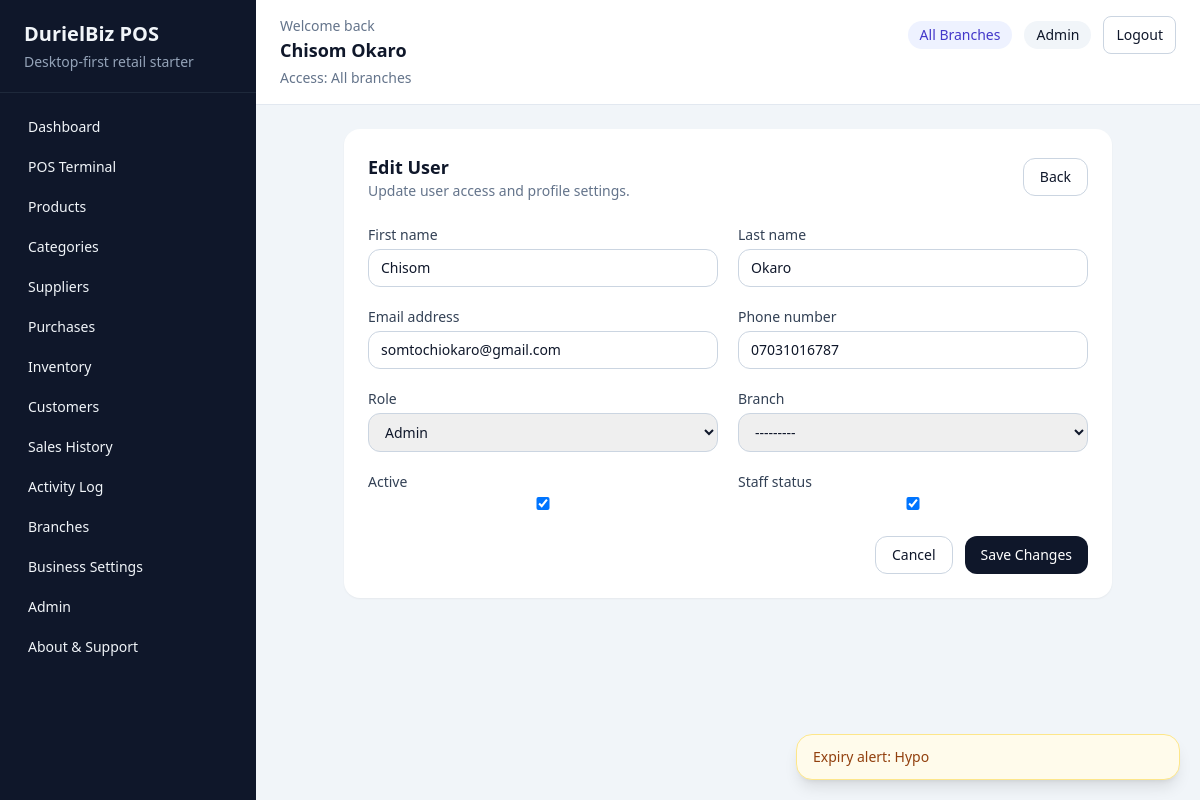
Page /accounts/users/1/edit/ (signed in) on the committed database.
### accounts/models.py (models this page shows, shortened)
class User(AbstractUser):
    class Role(models.TextChoices):
        ADMIN = "admin", "Admin"
        MANAGER = "manager", "Manager"
        CASHIER = "cashier", "Cashier"
        INVENTORY = "inventory", "Inventory Officer"
    role = models.CharField(max_length=20, choices=Role.choices, default=Role.CASHIER)
    phone_number = models.CharField(max_length=20, blank=True)
    branch = models.ForeignKey(
        "reports.Branch",
        on_delete=models.SET_NULL,
        related_name="users",
        null=True,
        blank=True,
    )

### accounts/views.py (the view, shortened to what this page needs)
# urls.py: path("users/<int:pk>/edit/", user_update, name="user-update"),
@login_required
@role_required(User.Role.ADMIN)
def user_update(request, pk):
    user_obj = get_object_or_404(User, pk=pk)
    form = StaffUserUpdateForm(request.POST or None, instance=user_obj)
    return render(request, "accounts/user_form.html", {"form": form, "user_obj": user_obj})

### accounts/forms.py (shortened to what this page needs)
class StaffUserUpdateForm(forms.ModelForm):
    class Meta:
        model = User
        fields = ("first_name", "last_name", "email", "phone_number", "role", "branch", "is_active", "is_staff")
    def __init__(self, *args, **kwargs):
        super().__init__(*args, **kwargs)
        self.fields["branch"].queryset = Branch.objects.filter(is_active=True).order_by("name")
        for field in self.fields.values():
            field.widget.attrs["class"] = "mt-1 w-full rounded-xl border border-slate-300 px-3 py-2 text-sm"

### accounts/permissions.py (called while the page is built)
def role_required(*allowed_roles):
    def decorator(view_func):
        @wraps(view_func)
        def _wrapped_view(request, *args, **kwargs):
            if not request.user.is_authenticated:
                return redirect("accounts:login")
            if request.user.role not in allowed_roles:
                messages.error(request, "You do not have permission to access that page.")
                return redirect(get_role_home_url(request.user))
            if request.user.role != User.Role.ADMIN and not getattr(request.user, "branch_id", None):
                messages.error(request, "Your account is not assigned to a branch.")
                return redirect("accounts:logout")
            return view_func(request, *args, **kwargs)
        return _wrapped_view
    return decorator

### reports/context_processors.py (called while the page is built)
def business_settings(request):
    return {"business_settings": BusinessSettings.get_solo()}

### reports/models.py (called while the page is built)
    @classmethod
    def get_solo(cls):
        settings, _ = cls.objects.get_or_create(pk=1)
        return settings

### templates/accounts/user_form.html (shortened to what this page needs)
{% extends "base.html" %}
{% block content %}
    <section class="mx-auto max-w-3xl rounded-2xl bg-white p-6 shadow-sm">
        <div class="mb-6 flex items-center justify-between">
            <div>
                <h3 class="text-lg font-semibold">Edit User</h3>
                <p class="text-sm text-slate-500">Update user access and profile settings.</p>
            </div>
            <a href="{% url 'accounts:user-detail' user_obj.pk %}" class="rounded-xl border border-slate-300 px-4 py-2 text-sm">Back</a>
        </div>
        <form method="post" class="grid gap-5 md:grid-cols-2">
            {% for field in form %}
                <div>
                    <label class="block text-sm font-medium text-slate-700">{{ field.label }}</label>
                    {{ field }}
                </div>
            {% endfor %}
            <div class="md:col-span-2 flex justify-end gap-3">
                <a href="{% url 'accounts:user-detail' user_obj.pk %}" class="rounded-xl border border-slate-300 px-4 py-2 text-sm">Cancel</a>
                <button class="rounded-xl bg-slate-900 px-4 py-2 text-sm text-white">Save Changes</button>
            </div>
        </form>
    </section>
{% endblock %}

### templates/base.html (shortened to what this page needs)
<!DOCTYPE html>
<html lang="en">
<head>
    <script src="https://cdn.tailwindcss.com"></script>
</head>
<body class="min-h-screen bg-slate-100 text-slate-900">
    <div class="flex min-h-screen">
        <aside class="hidden w-64 bg-slate-900 text-slate-100 lg:block">
            <div class="border-b border-slate-800 px-6 py-5">
                <h1 class="text-xl font-semibold">DurielBiz POS</h1>
                <p class="mt-1 text-sm text-slate-400">Desktop-first retail starter</p>
            </div>
            <nav class="space-y-1 px-4 py-4 text-sm">
                {% if request.user.role == 'admin' or request.user.role == 'cashier' or request.user.role == 'manager' %}
                    <a href="{% url 'reports:dashboard' %}" class="block rounded-lg px-3 py-2 hover:bg-slate-800">Dashboard</a>
                {% endif %}
                {% if request.user.role == 'admin' or request.user.role == 'cashier' %}
                    <a href="{% url 'sales:pos' %}" class="block rounded-lg px-3 py-2 hover:bg-slate-800">POS Terminal</a>
                {% endif %}
                {% if request.user.role == 'admin' or request.user.role == 'inventory' %}
                    <a href="{% url 'products:list' %}" class="block rounded-lg px-3 py-2 hover:bg-slate-800">Products</a>
                    <a href="{% url 'products:category-list' %}" class="block rounded-lg px-3 py-2 hover:bg-slate-800">Categories</a>
                    <a href="{% url 'suppliers:list' %}" class="block rounded-lg px-3 py-2 hover:bg-slate-800">Suppliers</a>
                    <a href="{% url 'purchases:list' %}" class="block rounded-lg px-3 py-2 hover:bg-slate-800">Purchases</a>
                    <a href="{% url 'inventory:overview' %}" class="block rounded-lg px-3 py-2 hover:bg-slate-800">Inventory</a>
                {% endif %}
                {% if request.user.role == 'admin' %}
                    <a href="{% url 'sales:customer-list' %}" class="block rounded-lg px-3 py-2 hover:bg-slate-800">Customers</a>
                    <a href="{% url 'sales:history' %}" class="block rounded-lg px-3 py-2 hover:bg-slate-800">Sales History</a>
                    <a href="{% url 'accounts:activity-log' %}" class="block rounded-lg px-3 py-2 hover:bg-slate-800">Activity Log</a>
                    <a href="{% url 'reports:branch-list' %}" class="block rounded-lg px-3 py-2 hover:bg-slate-800">Branches</a>
                    <a href="{% url 'reports:business-settings' %}" class="block rounded-lg px-3 py-2 hover:bg-slate-800">Business Settings</a>
                    <a href="{% url 'accounts:admin-center' %}" class="block rounded-lg px-3 py-2 hover:bg-slate-800">Admin</a>
                {% endif %}
                <a href="{% url 'accounts:about-support' %}" class="block rounded-lg px-3 py-2 hover:bg-slate-800">About & Support</a>
            </nav>
        </aside>
        <main class="flex-1">
            <header class="border-b border-slate-200 bg-white">
                <div class="flex flex-wrap items-start justify-between gap-4 px-4 py-4 sm:px-6">
                    <div class="flex items-start gap-3">
                        <div>
                        <p class="text-sm text-slate-500">Welcome back</p>
                        <h2 class="text-lg font-semibold">{{ request.user.get_full_name|default:request.user.username }}</h2>
                        <p class="mt-1 text-sm text-slate-500">
                            {% if request.user.role == 'admin' %}
                                Access: All branches
                            {% elif request.user.branch %}
                                Branch: {{ request.user.branch.name }}
                            {% else %}
                                Branch: Not assigned
                            {% endif %}
                        </p>
                    </div>
                    </div>
                    <div class="flex flex-wrap items-center justify-end gap-3 text-sm">
                        {% if request.user.role == 'admin' %}
                            <span class="rounded-full bg-indigo-50 px-3 py-1 text-indigo-700">All Branches</span>
                        {% elif request.user.branch %}
                            <span class="rounded-full bg-emerald-50 px-3 py-1 text-emerald-700">{{ request.user.branch.name }}</span>
                        {% endif %}
                        <span class="rounded-full bg-slate-100 px-3 py-1">{{ request.user.get_role_display|default:"User" }}</span>
                        <form method="post" action="{% url 'accounts:logout' %}">
                            <button class="rounded-lg border border-slate-300 px-3 py-2 hover:bg-slate-50">Logout</button>
                        </form>
                    </div>
                </div>
            </header>
            <div class="px-6 py-6">
                {% block content %}{% endblock %}
            </div>
        </main>
    </div>
    <div id="toastContainer" class="fixed bottom-5 right-5 z-50 flex w-full max-w-sm flex-col gap-3"></div>
</body>
</html>

### rows in the picture
User: user.get_full_name "Chisom Okaro", user.role "Admin", form "Chisom" "Okaro" "somtochiokaro@gmail.com" "07031016787" "Admin" "---------" "☑" "☑"

### other values in the picture
{{ field.label }} "First name" "Last name" "Email address" "Phone number" "Role" "Branch" "Active" "Staff status"
